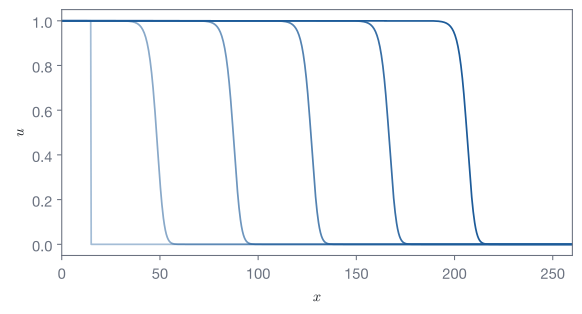

This figure's Python source:
"""Fisher-KPP front invading the empty line from a step, at equal time intervals (Gros Fig. 4.1)."""
import os
import sys

sys.path.insert(0, os.path.join(os.path.dirname(os.path.abspath(__file__)), "..", "..", "..", "_filters"))
from figstyle import *  # noqa: E402,F403

import numpy as np  # noqa: E402
from skcomplex.core.engine.runtime import simulate  # noqa: E402
from skcomplex.systems.biology.ecology import FisherKPPSystem  # noqa: E402

N, h = 1200, 0.25
x = np.arange(N) * h
u = np.asarray(simulate(FisherKPPSystem(N, spacing=h), until=100, dt=10).get_values("line.u"))
fig, ax = plt.subplots(figsize=(6.2, 3.4))
for t in range(0, 11, 2):
    ax.plot(x, u[t], color=ACCENT, lw=1.3, alpha=0.4 + 0.06 * t)
ax.set_xlabel(r"$x$")
ax.set_ylabel(r"$u$")
ax.set_xlim(0, 260)
fig.tight_layout()
save_figure(fig, "fisher_front")
